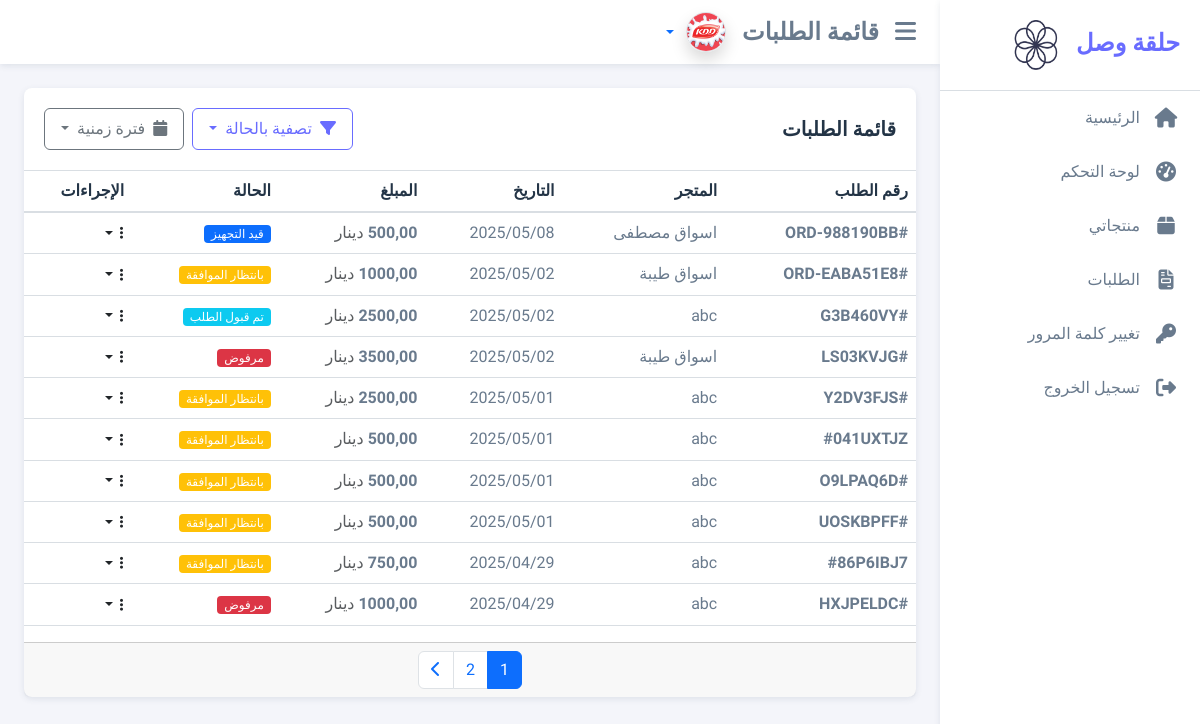
Page /order-management/ (signed in) on the earlier database version.
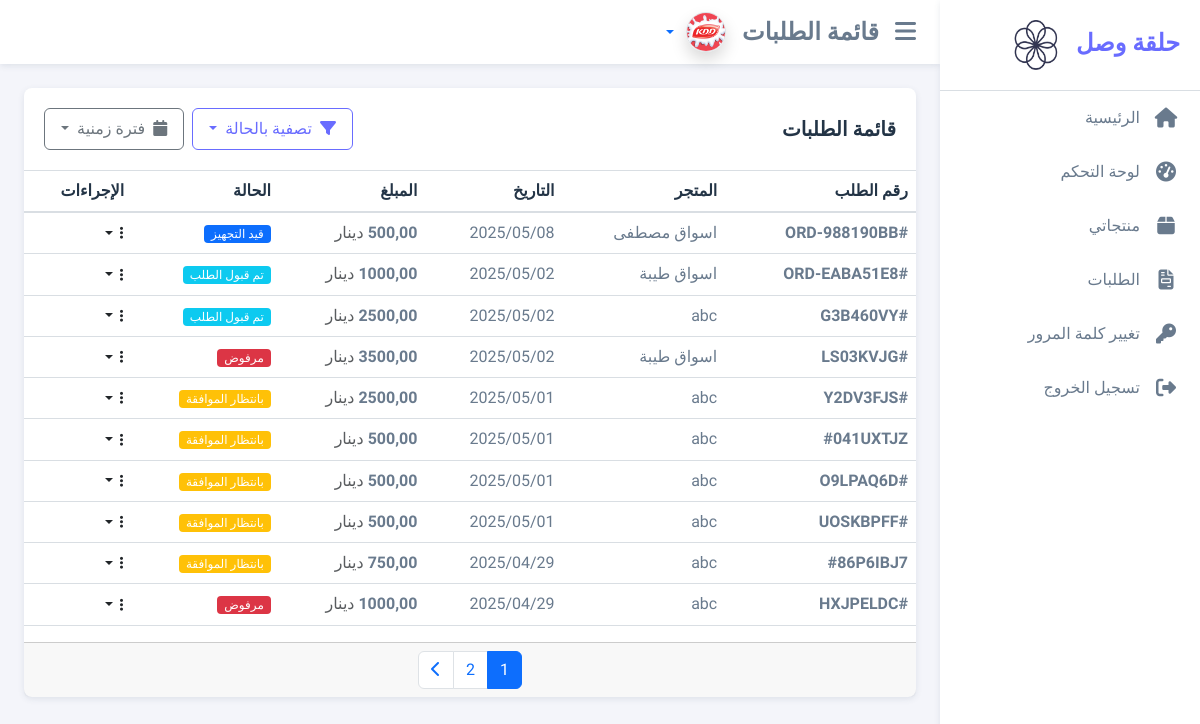
Same page on the later database version.
### order_management/models.py (models this page shows, shortened)
class Order(models.Model):
    STATUS_CHOICES = (
        ('pending', 'بانتظار الموافقة'),
        ('accepted', 'تم قبول الطلب'),
        ('processing', 'قيد التجهيز'),
        ('shipped', 'تم الشحن'),
        ('delivered', 'تم التسليم'),
        ('rejected', 'مرفوض'),
        ('cancelled', 'ملغي'),
    )
    customer = models.ForeignKey(Customer, on_delete=models.CASCADE, related_name='orders', verbose_name='المتجر')
    store_name = models.CharField(_('اسم المتجر'), max_length=255)
    store_location = models.CharField(_('موقع المتجر'), max_length=100)
    store_city = models.CharField(_('مدينة المتجر'), max_length=100)
    store_phone = models.CharField(_('هاتف المتجر'), max_length=20)
    order_number = models.CharField(max_length=20, unique=True, verbose_name='رقم الطلب')
    status = models.CharField(max_length=20, choices=STATUS_CHOICES, default='pending', verbose_name='الحالة')
    notes = models.TextField(blank=True, null=True, verbose_name='ملاحظات')
    subtotal = models.DecimalField(max_digits=10, decimal_places=2, verbose_name='المجموع الفرعي')
    tax = models.DecimalField(max_digits=10, decimal_places=2, verbose_name='الضريبة')
    total = models.DecimalField(max_digits=10, decimal_places=2, verbose_name='المجموع النهائي')
    created_at = models.DateTimeField(auto_now_add=True, verbose_name='تاريخ الإنشاء')
    updated_at = models.DateTimeField(auto_now=True, verbose_name='تاريخ التحديث')
    class Meta:
        verbose_name = 'طلب'
        verbose_name_plural = 'الطلبات'
        ordering = ['-created_at']
    def get_status_display(self):
        return dict(self.STATUS_CHOICES).get(self.status, self.status)

### user_accounts/models.py (models this page shows, shortened)
class Customer(models.Model):
    user = models.OneToOneField(settings.AUTH_USER_MODEL, on_delete=models.CASCADE, related_name='customer')
    store_name = models.CharField(max_length=100, verbose_name='اسم المتجر')
    phone = models.CharField(max_length=20, verbose_name='رقم الهاتف')
    address = models.TextField(verbose_name='العنوان')
    city = models.CharField(max_length=100, verbose_name='المدينة')
    country = CountryField(verbose_name='البلد')
    location = models.CharField(max_length=255, blank=True, verbose_name='الموقع')
    created_at = models.DateTimeField(auto_now_add=True, verbose_name='تاريخ الإنشاء')
    updated_at = models.DateTimeField(auto_now=True, verbose_name='تاريخ التحديث')
    is_active = models.BooleanField(default=True, verbose_name='نشط')
    class Meta:
        verbose_name = 'متجر'
        verbose_name_plural = 'المتاجر'
        ordering = ['-created_at']

### order_management/views.py (the view, shortened to what this page needs)
# urls.py: path('', views.order_list, name='order_list'),
@login_required
def order_list(request):
    if request.user.user_type == 'customer':
        customer = get_object_or_404(Customer, user=request.user)
        orders = Order.objects.filter(customer=customer)
    elif request.user.user_type == 'company':
        company_profile = get_object_or_404(CompanyProfile, user=request.user)
        company = get_object_or_404(Company, name=company_profile.company_name)
        company_products = Product.objects.filter(company=company)
        order_items = OrderItem.objects.filter(product__in=company_products)
        order_ids = order_items.values_list('order_id', flat=True).distinct()
        orders = Order.objects.filter(id__in=order_ids).order_by('-created_at')
    else:
        orders = Order.objects.all().order_by('-created_at')
    status = request.GET.get('status')
    if status:
        orders = orders.filter(status=status)
    period = request.GET.get('period')
    from django.core.paginator import Paginator
    paginator = Paginator(orders, 10)  # Show 10 orders per page
    page_number = request.GET.get('page')
    orders = paginator.get_page(page_number)
    return render(request, 'order_management/order_list_materio.html', {'orders': orders})

### core/context_processors.py (called while the page is built)
def google_maps_api_key(request):
    current_language = get_language() or settings.LANGUAGE_CODE
    return {
        'GOOGLE_MAPS_API_KEY': settings.GOOGLE_MAPS_API_KEY,
        'MAP_TRANSLATIONS': settings.MAP_TRANSLATIONS.get(current_language, settings.MAP_TRANSLATIONS['ar'])
    }

### templates/order_management/order_list_materio.html (shortened to what the changed rows need)
{% extends 'base_materio.html' %}
{% load static %}
{% load i18n %}
{% block content %}
<div class="card">
    <div class="table-responsive">
        <table class="table table-hover">
            <thead>
                <tr>
                    <th>{% trans "رقم الطلب" %}</th>
                    {% if request.user.user_type == 'company' %}
                    <th>{% trans "المتجر" %}</th>
                    {% else %}
                    <th>{% trans "الشركة" %}</th>
                    {% endif %}
                    <th>{% trans "التاريخ" %}</th>
                    <th>{% trans "المبلغ" %}</th>
                    <th>{% trans "الحالة" %}</th>
                    <th>{% trans "الإجراءات" %}</th>
                </tr>
            </thead>
            <tbody>
                {% for order in orders %}
                <tr>
                    <td>
                        <span class="fw-semibold">#{{ order.order_number }}</span>
                    </td>
                    {% if request.user.user_type == 'company' %}
                    <td>{{ order.customer.store_name }}</td>
                    {% else %}
                    <td>{{ order.items.first.product.company.name }}</td>
                    {% endif %}
                    <td>{{ order.created_at|date:"Y/m/d" }}</td>
                    <td>
                        <span class="fw-semibold">{{ order.total|floatformat:2 }}</span>
                        <span class="text-muted">{% trans "دينار" %}</span>
                    </td>
                    <td>
                        {% if order.status == 'pending' %}
                            <span class="badge bg-warning">{{ order.get_status_display }}</span>
                        {% elif order.status == 'accepted' %}
                            <span class="badge bg-info">{{ order.get_status_display }}</span>
                        {% elif order.status == 'processing' %}
                            <span class="badge bg-primary">{{ order.get_status_display }}</span>
                        {% elif order.status == 'shipped' %}
                            <span class="badge bg-info">{{ order.get_status_display }}</span>
                        {% elif order.status == 'delivered' %}
                            <span class="badge bg-success">{{ order.get_status_display }}</span>
                        {% elif order.status == 'rejected' %}
                            <span class="badge bg-danger">{{ order.get_status_display }}</span>
                        {% else %}
                            <span class="badge bg-secondary">{{ order.get_status_display }}</span>
                        {% endif %}
                    </td>
                    <td>
                        <div class="dropdown">
                            <button type="button" class="btn btn-sm dropdown-toggle p-0" data-bs-toggle="dropdown" aria-expanded="false" id="actionDropdown-{{ order.id }}">
                                <i class="fas fa-ellipsis-v"></i>
                            </button>
                        </div>
                    </td>
                </tr>
                {% endfor %}
            </tbody>
        </table>
    </div>
</div>
{% endblock %}

Differences in the rows shown:
changed Order "ORD-EABA51E8": status "بانتظار الموافقة" → "تم قبول الطلب"
